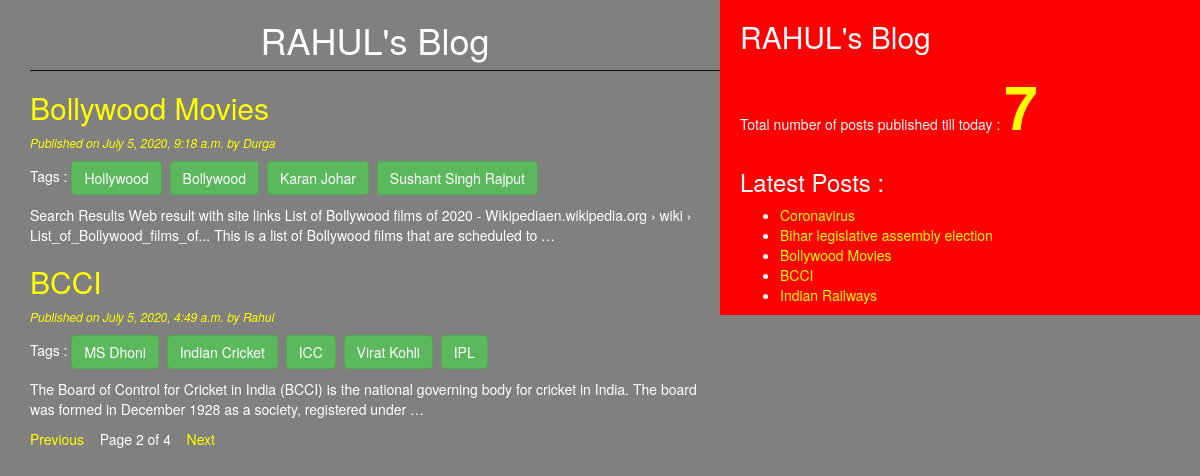
Screenshot of /?page=2 with the database file from the repository.
### blogapp/models.py (models this page shows, shortened)
class Post(models.Model):
    STATUS_CHOICES = (('draft','Draft'), ('published','Published'),)
    title = models.CharField(max_length = 256)
    slug = models.SlugField(max_length = 256, unique_for_date = 'publish')
    author = models.ForeignKey(User, models.SET_NULL, blank=True, null=True, related_name = 'blog_posts')
    body = models.TextField()
    publish = models.DateTimeField(default = timezone.now)
    created = models.DateTimeField(auto_now_add = True)
    updated = models.DateTimeField(auto_now = True)
    status = models.CharField(max_length = 10, choices = STATUS_CHOICES, default = 'draft')
    objects = CustomManager()
    tags = TaggableManager()    #It is a model manager responsible for everything related to taggs.
    class Meta:
        ordering = ('-publish',)
    def get_absolute_url(self):
        return reverse('post_detail', args = [self.publish.year, self.publish.strftime('%m'), self.publish.strftime('%d'), self.slug])

### blogapp/views.py (the view)
# urls.py: path('', views.post_list_view),
def post_list_view(request, tag_slug = None):
    post_list = Post.objects.all()
    tag = None
    if tag_slug:
        tag = get_object_or_404(Tag, slug = tag_slug)
        post_list = post_list.filter(tags__in=[tag])
    paginator = Paginator(post_list, 2)
    page_number = request.GET.get('page')
    try:
        post_list = paginator.page(page_number)
    except PageNotAnInteger:
        post_list = paginator.page(1)
    except EmptyPage:
        post_list = paginator.page(paginator.num_pages)
    return render(request, 'blogapp/post_list.html', {'post_list' : post_list, 'tag' : tag})

### blogapp/models.py (called while the page is built)
    def get_queryset(self):
        return super().get_queryset().filter(status = 'published')

### blogapp/templatetags/blogapp_tags.py (called while the page is built)
@register.simple_tag(name='my_tag')
def total_posts():
    return Post.objects.count()

@register.inclusion_tag('blogapp/latest_posts123.html')
def show_latest_posts(count=5):
    latest_posts = Post.objects.order_by('-publish')[:count]
    return {'latest_posts' : latest_posts}

### templates/blogapp/post_list.html (shortened to what this page needs)
<!DOCTYPE html>
{% extends 'blogapp/base.html' %}
{% block content %}
  <h1>RAHUL's Blog</h1>
  {% for post in post_list %}
  <a href="{{post.get_absolute_url}}"><h2>{{ post.title }}</h2></a>
  <p id = "date">Published on {{post.publish}} by {{post.author|title}}</p>
  <p>  Tags :
      {% for tag in post.tags.all %}
        <a href="{%url 'post_list_by_tag_name' tag.slug %}" class = "btn btn-success">{{tag.name}}</a>&nbsp
      {% endfor %}
  </p>
  {{post.body|truncatewords:30|linebreaks}}
  {% endfor %}
  {% include 'blogapp/pagination.html' with page=post_list %}
{% endblock %}

### templates/blogapp/latest_posts123.html
<ul>
  {% for post in latest_posts %}
    <li><a href="{{post.get_absolute_url}}">{{ post.title }}</a></li>
  {% endfor %}
</ul>

### static/css/blog.css (style rules this page uses)
h1 { text-align: center; border-bottom: 1px solid #111; padding-bottom: 10px; }
body { background-color: grey; color: white; }
#date { color: yellow; font-size: 12px; font-style: italic; }
a { color: yellow; }

### rows the page displays
Post: title "Bollywood Movies", publish "July 5, 2020, 9:18 a.m.", author "Durga", body "Search Results Web result with site links List of Bollywood films of 2020 - Wikipediaen.wikipedia.org › wiki › List_of_Bollywood_films_of... This is a list of Bollywood films that are scheduled to …"
Tag: name "Hollywood"
Tag: name "Bollywood"
Tag: name "Karan Johar"
Tag: name "Sushant Singh Rajput"
Post: title "BCCI", publish "July 5, 2020, 4:49 a.m.", author "Rahul", body "The Board of Control for Cricket in India (BCCI) is the national governing body for cricket in India. The board was formed in December 1928 as a society, registered under …"
Tag: name "MS Dhoni"
Tag: name "Indian Cricket"
Tag: name "ICC"
Tag: name "Virat Kohli"
Tag: name "IPL"
Post: title "Coronavirus"
Post: title "Bihar legislative assembly election"
Post: title "Indian Railways"

### other values shown
{{ page.number }} "2"
{{ page.paginator.num_pages }} "4"
